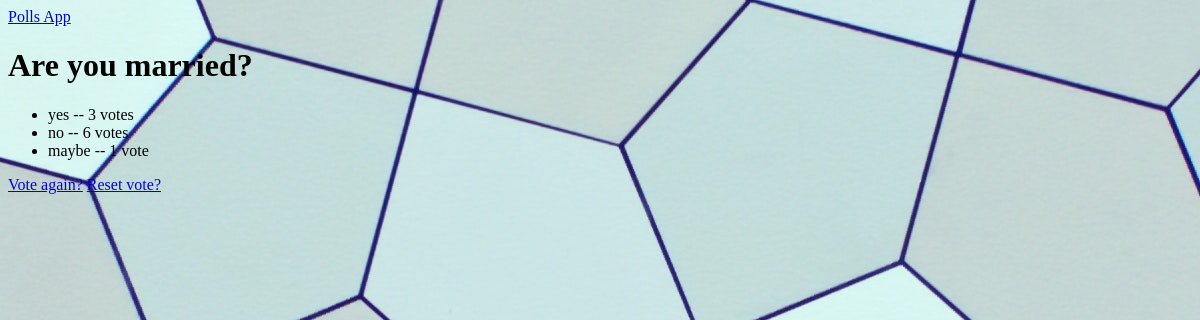
The app's page /polls/16/results/, older data.
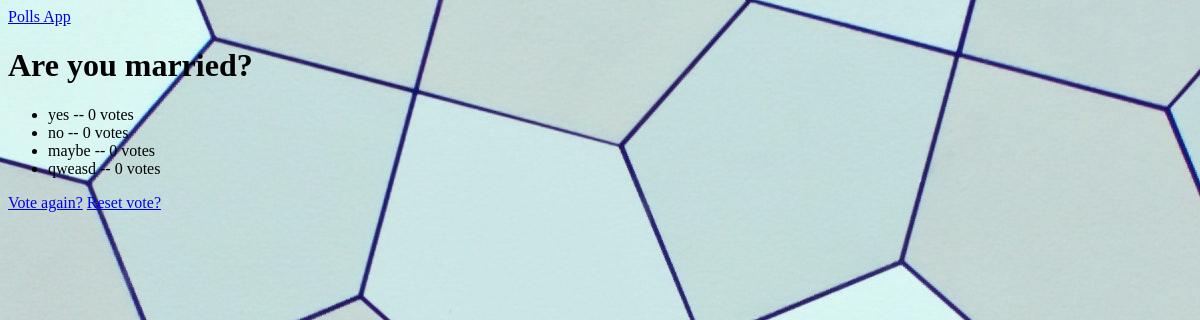
The same page, newer data.
### polls/models.py (models this page shows, shortened)
class Question(models.Model):
    question_text = models.CharField(max_length=200)
    pub_date = models.DateTimeField("date published")

class Choice(models.Model):
    question = models.ForeignKey(Question, on_delete=models.CASCADE)
    choice_text = models.CharField(max_length=200)
    votes = models.IntegerField(default=0)

### polls/views.py (the view)
# urls.py: path("<int:pk>/results/", views.ResultsView.as_view(), name="results"),
class ResultsView(generic.DetailView):
    model = Question
    template_name = "polls/results.html"

### polls/templates/polls/results.html (shortened to what this page needs)
{% extends 'base.html' %}
{% load static %}
{% block page_links %}
    <link rel="stylesheet" href="{% static 'polls/style.css' %}">
{% endblock %}
{% block page_body %}
    <h1>{{ question.question_text }}</h1>
    <ul>
    {% for choice in question.choice_set.all %}
        <li>{{ choice.choice_text }} -- {{ choice.votes }} vote{{ choice.votes|pluralize }}</li>
    {% endfor %}
    </ul>
    <a href="{% url 'polls:detail' question.id %}">Vote again?</a>
    <a href="{% url 'polls:vote_reset' question.id %}">Reset vote?</a>
{% endblock %}

### templates/base.html (shortened to what this page needs)
<!DOCTYPE html>
<html lang="en">
<head>
    {% block page_links %} {% endblock %}
</head>
<body>
    <header>
        <nav><a href="{% url 'polls:index' %}"> Polls App </a></nav>
    </header>
    {% block page_body %} Empty body {% endblock %}
</body>
</html>

### polls/static/polls/style.css (style rules this page uses)
body { background: aquamarine url("images/pattern.jpeg") repeat fixed center; }

Row changes from the older to the newer data that the page shows:
changed Choice "yes": votes "3" → "0"
changed Choice "no": votes "6" → "0"
changed Choice "maybe": votes "1" → "0"
added Choice: choice_text "qweasd", votes "0"
